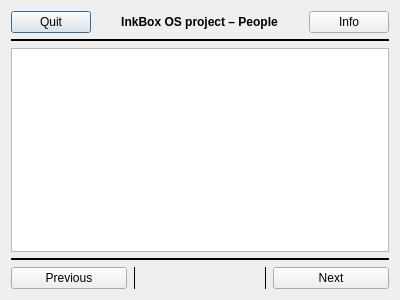
<?xml version="1.0" encoding="UTF-8"?>
<ui version="4.0">
 <class>egg</class>
 <widget class="QDialog" name="egg">
  <property name="geometry">
   <rect>
    <x>0</x>
    <y>0</y>
    <width>400</width>
    <height>300</height>
   </rect>
  </property>
  <property name="windowTitle">
   <string>Dialog</string>
  </property>
  <layout class="QVBoxLayout" name="verticalLayout">
   <item>
    <layout class="QGridLayout" name="gridLayout_3">
     <property name="rightMargin">
      <number>0</number>
     </property>
     <item row="0" column="0">
      <widget class="QPushButton" name="quitBtn">
       <property name="text">
        <string>Quit</string>
       </property>
      </widget>
     </item>
     <item row="0" column="1">
      <spacer name="horizontalSpacer">
       <property name="orientation">
        <enum>Qt::Horizontal</enum>
       </property>
       <property name="sizeHint" stdset="0">
        <size>
         <width>40</width>
         <height>20</height>
        </size>
       </property>
      </spacer>
     </item>
     <item row="0" column="3">
      <spacer name="horizontalSpacer_2">
       <property name="orientation">
        <enum>Qt::Horizontal</enum>
       </property>
       <property name="sizeHint" stdset="0">
        <size>
         <width>40</width>
         <height>20</height>
        </size>
       </property>
      </spacer>
     </item>
     <item row="0" column="2">
      <widget class="QLabel" name="titleLabel">
       <property name="text">
        <string>&lt;html&gt;&lt;head/&gt;&lt;body&gt;&lt;p&gt;&lt;span style=&quot; font-weight:700;&quot;&gt;InkBox OS project – People&lt;/span&gt;&lt;/p&gt;&lt;/body&gt;&lt;/html&gt;</string>
       </property>
       <property name="alignment">
        <set>Qt::AlignCenter|Qt::AlignHCenter|Qt::AlignLeading|Qt::AlignLeft|Qt::AlignVCenter</set>
       </property>
      </widget>
     </item>
     <item row="0" column="4">
      <widget class="QPushButton" name="infoBtn">
       <property name="text">
        <string>Info</string>
       </property>
      </widget>
     </item>
    </layout>
   </item>
   <item>
    <layout class="QGridLayout" name="gridLayout">
     <item row="1" column="1">
      <widget class="Line" name="line_5">
       <property name="frameShadow">
        <enum>QFrame::Plain</enum>
       </property>
       <property name="lineWidth">
        <number>2</number>
       </property>
       <property name="orientation">
        <enum>Qt::Horizontal</enum>
       </property>
      </widget>
     </item>
     <item row="2" column="1">
      <widget class="QGraphicsView" name="graphicsView"/>
     </item>
    </layout>
   </item>
   <item>
    <widget class="Line" name="line">
     <property name="frameShadow">
      <enum>QFrame::Plain</enum>
     </property>
     <property name="lineWidth">
      <number>2</number>
     </property>
     <property name="orientation">
      <enum>Qt::Horizontal</enum>
     </property>
    </widget>
   </item>
   <item>
    <layout class="QGridLayout" name="gridLayout_2">
     <property name="bottomMargin">
      <number>0</number>
     </property>
     <item row="1" column="4">
      <widget class="QPushButton" name="nextBtn">
       <property name="text">
        <string>Next</string>
       </property>
      </widget>
     </item>
     <item row="1" column="3">
      <widget class="Line" name="line_3">
       <property name="frameShadow">
        <enum>QFrame::Plain</enum>
       </property>
       <property name="orientation">
        <enum>Qt::Vertical</enum>
       </property>
      </widget>
     </item>
     <item row="1" column="1">
      <widget class="Line" name="line_2">
       <property name="frameShadow">
        <enum>QFrame::Plain</enum>
       </property>
       <property name="orientation">
        <enum>Qt::Vertical</enum>
       </property>
      </widget>
     </item>
     <item row="1" column="0">
      <widget class="QPushButton" name="previousBtn">
       <property name="text">
        <string>Previous</string>
       </property>
      </widget>
     </item>
     <item row="1" column="2">
      <widget class="QLabel" name="contributorName">
       <property name="text">
        <string/>
       </property>
       <property name="alignment">
        <set>Qt::AlignCenter|Qt::AlignHCenter|Qt::AlignLeading|Qt::AlignLeft|Qt::AlignVCenter</set>
       </property>
      </widget>
     </item>
    </layout>
   </item>
  </layout>
 </widget>
 <resources/>
 <connections/>
</ui>
